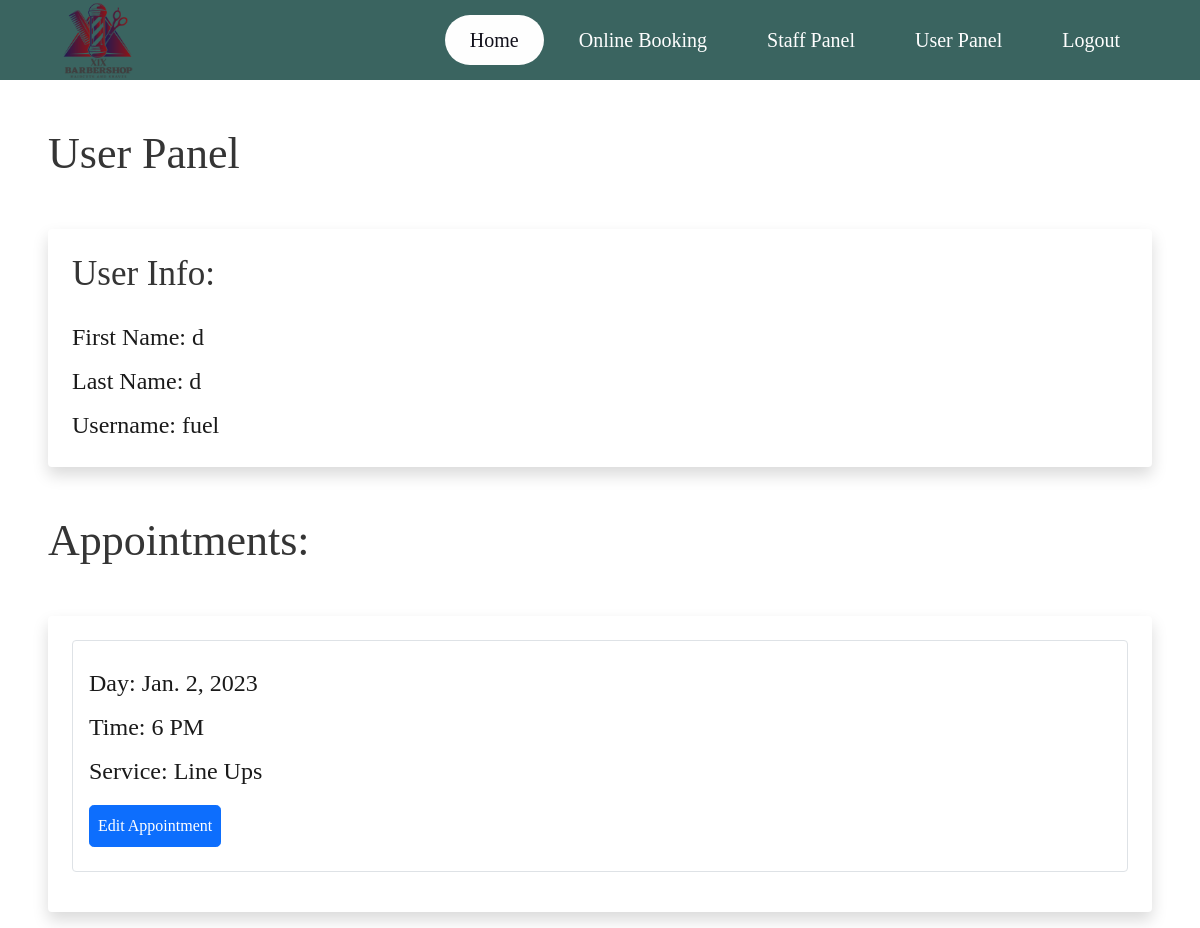
The page /user-panel (signed in) on the database its author committed.
### booking/models.py (models this page shows, shortened)
class Appointment(models.Model):
    user = models.ForeignKey(User, on_delete=models.CASCADE, null=True, blank=True)
    service = models.CharField(max_length=50, choices=SERVICE_CHOICES, default="Barbering")
    day = models.DateField(default=datetime.now)
    time = models.CharField(max_length=10, choices=TIME_CHOICES, default="3 PM")
    time_ordered = models.DateTimeField(default=datetime.now, blank=True)

### booking/views.py (the view)
# urls.py: path('user-panel', views.userPanel, name='userPanel'),
def userPanel(request):
    user = request.user
    appointments = Appointment.objects.filter(user=user).order_by('day', 'time')
    return render(request, 'userPanel.html', {
        'user':user,
        'appointments':appointments,
    })

### booking/templates/userPanel.html (shortened to what this page needs)
{% extends 'layout.html' %}
{% load static %}
{% block body %}
{% if user.is_authenticated %}
<h1 class=" ms-5 mt-5 ">User Panel</h1>
<div class="shadow p-4 mb-5 bg-body bg-body rounded text-black  m-5 ">
    <h2 class="">User Info:</h2>
    <ul class="list-group fs-4 mt-3">
            <li class="list-group mt-2">First Name: {{ user.first_name }}</li>
            <li class="list-group mt-2">Last Name: {{ user.last_name }}</li>
            <li class="list-group mt-2">Username: {{ user.username }}</li>
    </ul>
</div>
{% if appointments.count > 0 %}
<div class="mt-5 ">
    <h1 class=" ms-5">Appointments:</h1>
    <div class="shadow p-4 mb-3 bg-body bg-body rounded text-black  m-5">
        {% for appointment in appointments %}
        <div class="list-group fs-4 border p-3 mb-3">
            <p class="list-group mt-2">Day: {{ appointment.day }}</p>
            <p class="list-group mt-2">Time: {{ appointment.time }}</p>
            <p class="list-group mt-2">Service: {{ appointment.service }}</p>
            <div class="mt-3 mb-2">
                <a class="btn btn-primary rounded-3 p-2" href="{% url 'userUpdate' appointment.id %}">Edit Appointment</a>
            </div>
        </div>
        {% endfor %}
    </div>
</div>
{% endif %}
{% else %}
<div class="shadow p-4 mb-5 bg-body bg-body rounded text-black  m-5">
    <h1 class="p-2  ms-3">First Sign in!</h1>
    <a href="{% url 'login' %}" class="btn btn-primary text-white">Sign in</a>
</div>
{% endif %}
{% endblock %}

### static/css/navbar.css (style rules this page uses)
* { margin: 0; padding: 0; list-style: none; text-decoration: none; font-family: "Google Sans Regular"; box-sizing: border-box; }
body { background: #fefefe; }

### static/css/style2.css (style rules this page uses)
:root { --ui-color-brand: #353535; --ui-color-n-000: #fff; --ui-color-n-050: #f5f5f5; --ui-color-n-100: #ebebeb; --ui-color-n-300: #aeaeae; --ui-color-n-500: #353535; --ui-color-n-700: #282828; --ui-color-n-900: #1a1a1a; --ui-color-background-primary : var(--ui-color-n-000); --ui-color-background-secondary: var(--ui-color-n-050); --ui-color-background-tertiary : var(--ui-color-n-100); --ui-color-border: var(--ui-color-n-100); --ui-color-typography-heading: var(--ui-color-n-500); --ui-color-typography-body : var(--ui-color-n-900); --ui-color-typography-note : var(--ui-color-n-300); --ui-color-typography-button : var(--ui-color-n-000); --ui-typography-typeface: "Inter", sans-serif; --ui-typography-h1: 1.9375rem; --ui-typography-h2: 1.5625rem; --ui-typography-h3: 1.25rem; --ui-typography-p : 1rem; --ui-typography-s : .8125rem; --ui-typography-h1-leading: 1.2; --ui-typography-h2-leading: 1.2; --ui-typography-p-leading : 1.5; --ui-typography-margin-heading: .75rem; --ui-typography-margin-body : 1.125rem; --ui-layout-container: 1.25rem; --ui-layout-grid : 3.625rem; --ui-layout-gutter : 1rem; --ui-gap-header : 1rem; --ui-gap-cta : .75rem; --ui-gap-hero : 2rem; --ui-gap-customer : 2rem; --ui-gap-feature : 2rem; --ui-gap-card : 1.25rem; --ui-gap-pricing : 2rem; --ui-gap-testimonial: 3rem; --ui-radius-avatar: 5rem; --ui-radius-button: 5rem; --ui-radius-card : .5rem; }
html { box-sizing: border-box; }
*, *:before, *:after { box-sizing: inherit; }
body { background-color: var(--ui-color-background-primary); color: var(--ui-color-typography-body); font-family: var(--ui-typography-typeface); font-feature-settings: "liga", "kern"; font-size: var(--ui-typography-p); font-weight: 400; line-height: var(--ui-typography-p-leading); margin: 0 auto; text-rendering: optimizeLegibility; -webkit-font-smoothing: antialiased; }
a { color: var(--ui-color-brand); text-decoration-color: var(--ui-color-typography-note); }
h1, h2, p, ul { margin-top: 0; }
h1, h2 { color: var(--ui-color-typography-heading); margin-bottom: var(--ui-typography-margin-heading); }
h1 { font-size: var(--ui-typography-h1); line-height: var(--ui-typography-h1-leading); }
h2 { font-size: var(--ui-typography-h2); line-height: var(--ui-typography-h2-leading); }
p, ul { margin-bottom: var(--ui-typography-margin-body); }
p:last-child, ul:last-child { margin-bottom: 0; }
ul { padding-left: 0; }
@media screen and (min-width: 48rem) { :root { --ui-typography-h1: 2.1875rem; --ui-typography-h2: 1.75rem; --ui-typography-p : 1.125rem; --ui-typography-s : .875rem; --ui-typography-margin-body: 1.25rem; --ui-layout-container: 4.25rem; --ui-layout-gutter : 1.5rem; --ui-gap-header: 1.5rem; --ui-gap-card : 1.5rem; } }
@media screen and (min-width: 64rem) { :root { --ui-layout-container: 0; } }
@media screen and (min-width: 75rem) { :root { --ui-typography-h1: 2.75rem; --ui-typography-h2: 2.1875rem; --ui-typography-h4: 1.4375rem; --ui-typography-margin-heading: 1rem; --ui-typography-margin-body : 1.75rem; --ui-layout-grid : 4rem; --ui-layout-gutter: 2rem; --ui-gap-header : 2rem; --ui-gap-customer: 4rem; --ui-gap-card : 2rem; --ui-gap-pricing : 3rem; } }

### rows shown on the page
Appointment: day "Jan. 2, 2023", time "6 PM", service "Line Ups"

### other values the page prints
{{ user.first_name }} "d"
{{ user.last_name }} "d"
{{ user.username }} "fuel"
